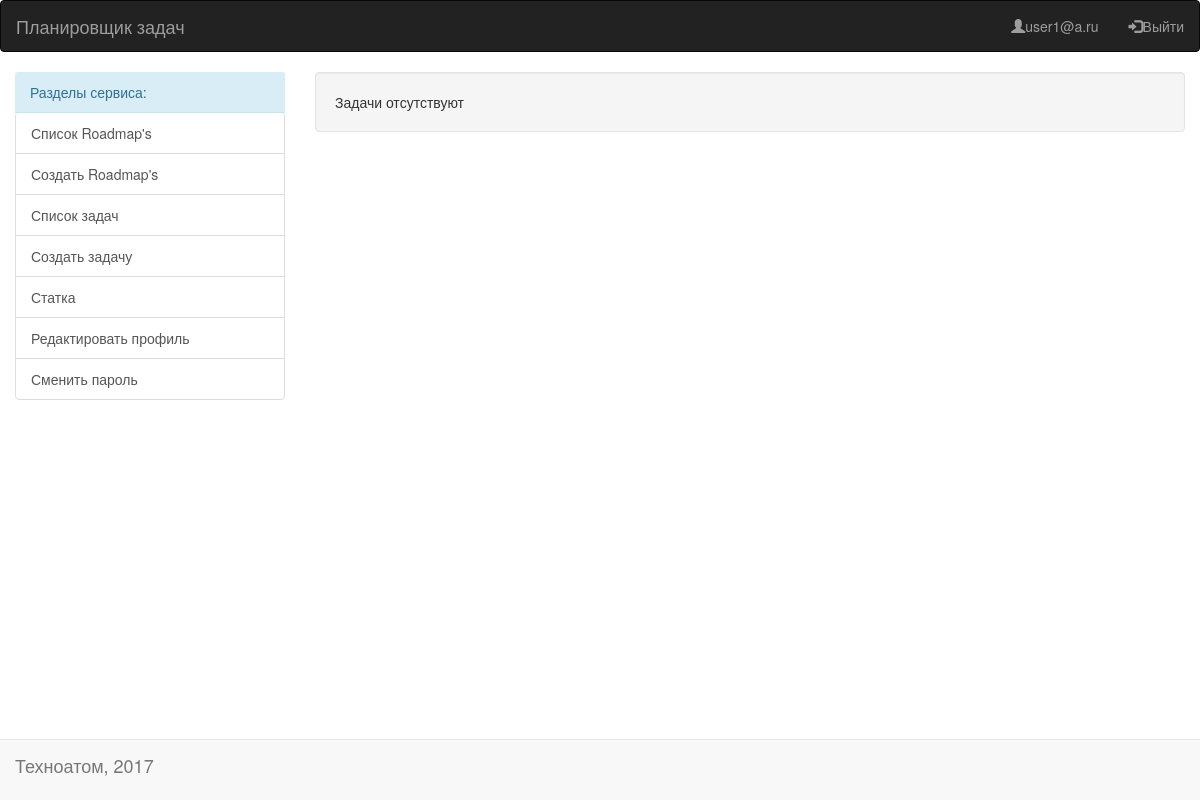
Before: /viewTasks/ (signed in) with the older database file.
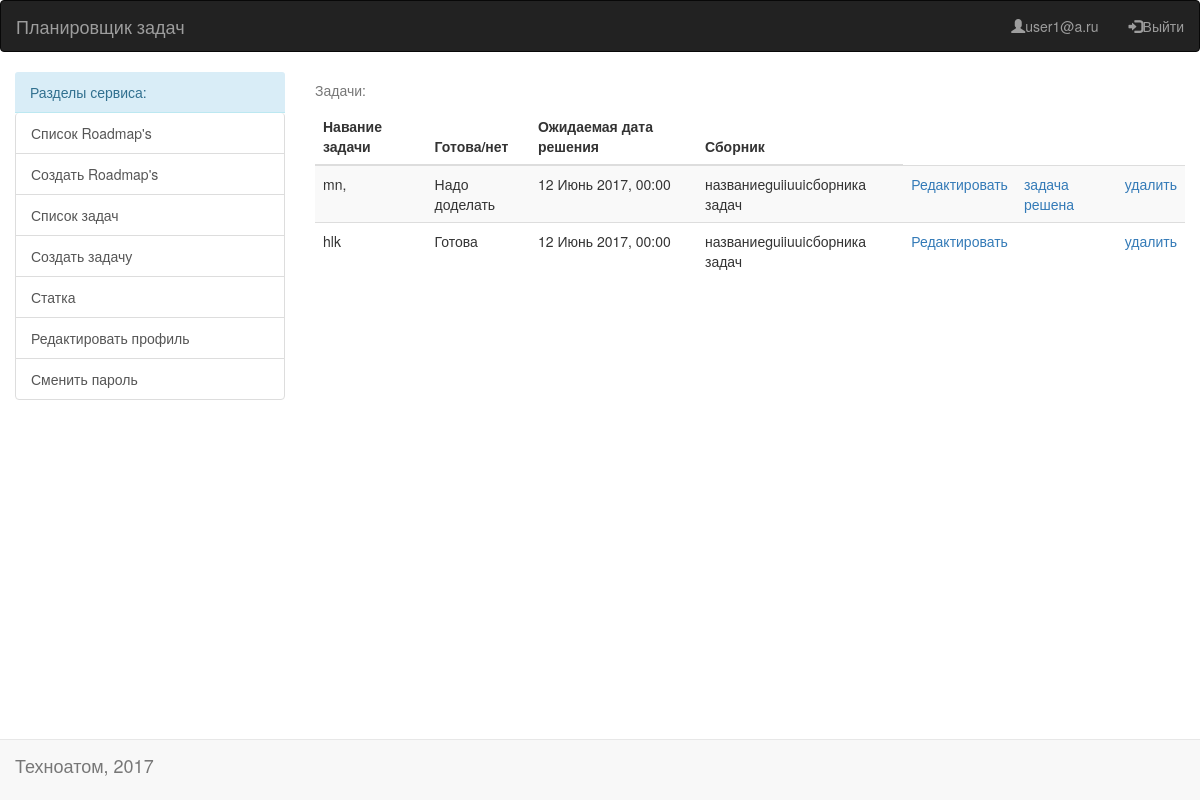
After: the same page with the newer database file.
### create/models.py (models this page shows)
class Task(models.Model):
    user = models.ForeignKey(settings.AUTH_USER_MODEL, on_delete=models.CASCADE)
    roadmap = models.ForeignKey('Roadmap', on_delete=models.CASCADE)
    title = models.CharField(max_length=50, verbose_name='Название задачи:')
    state = models.BooleanField(verbose_name='Задача решена?', default=False)  # models.CharField(max_length=11, verbose_name='статус:')
    estimate = models.DateTimeField(verbose_name='Срок выполнения:')
    creation_date = models.DateTimeField(null=True)

class Roadmap(models.Model):
    user = models.ForeignKey(settings.AUTH_USER_MODEL, on_delete=models.CASCADE)
    roadmap_name = models.CharField(max_length=50, verbose_name='Название Roadmap:')

### create/views.py (the view)
# urls.py: url(r'^viewTasks/$', all_tasks, name='all_tasks'),
@login_required
def all_tasks(request):
    tasks = Task.objects.filter(user=request.user)
    return render(
        request, 'alltasks.html',
        {'tasks': tasks.order_by('state', 'estimate')}
    )

### templates/alltasks.html (shortened to what this page needs)
{% extends "base.html" %}
{% block content %}
{% if tasks.exists %}
{% load tz %}
{% get_current_timezone as TIME_ZONE %}
<table class="table table-striped">
    <caption>Задачи:</caption>
    <thead>
    <tr>
        <th>Навание задачи</th>
        <th>Готова/нет</th>
        <th>Ожидаемая дата решения</th>
        <th>Сборник</th>
    </tr>
    </thead>
    {% for task in tasks %}
    <tr>
        <td>{{ task.title }}</td>
        <td>{% if task.state %} Готова {% else %} Надо доделать {% endif %}</td>
        {% timezone TIME_ZONE %}
        <td>{{ task.estimate|date:"d N Y, H:i" }}</td>
        {% endtimezone %}
        <td>{{ task.roadmap.roadmap_name }}</td>
        <td><a href={% url 'edit_tsk' task.id %}>Редактировать</a></td>
        <td>{% if not task.state %} <a href={% url 'task_ready' task.id %}>задача решена</a>{% endif %}</td>
        <td><a href={% url 'del_tsk' task.id %}>удалить</a></td>
    </tr>
    {% endfor %}
</table>
{% else %}
<div class="well">Задачи отсутствуют</div>
{% endif %}
{% endblock %}

Changed rows visible on the page:
added Task: title "mn,", state "Надо доделать", estimate "12 Июнь 2017, 00:00", roadmap.roadmap_name "названиеguiiuuiсборника задач"
added Task: title "hlk", state "Готова", estimate "12 Июнь 2017, 00:00", roadmap.roadmap_name "названиеguiiuuiсборника задач"
Other visible differences:
text no longer shown: "Задачи отсутствуют"
text now shown: "Задачи: Навание задачи Готова/нет Ожидаемая дата решения Сборник"
